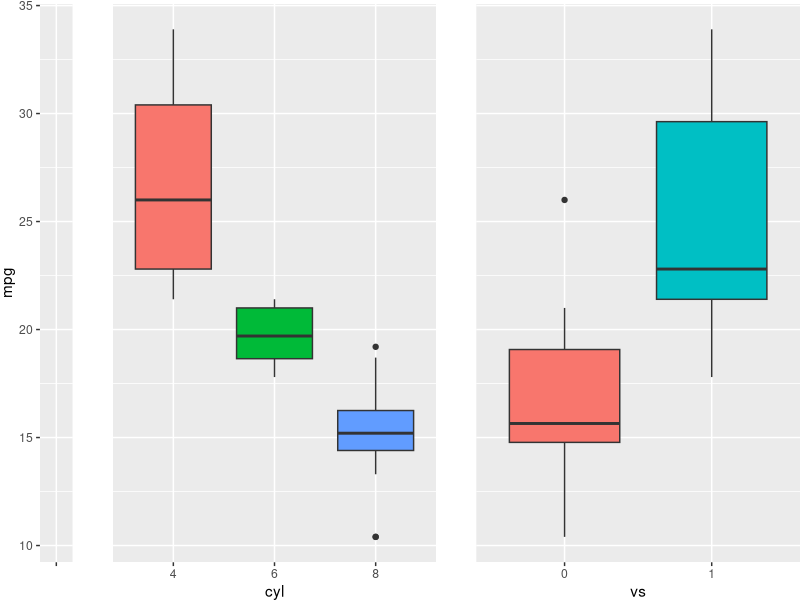

This chart was generated by the following R code:
library(ggplot2)
library(cowplot)
library(dplyr)

# make a dataset:
DF <- mtcars
DF$cyl <- as.factor(DF$cyl)
DF$vs <- as.factor(DF$vs)
DF$am <- as.factor(DF$am)
DF$gear <- as.factor(DF$gear)
DF$carb <- as.factor(DF$carb)
#str(DF)

# fisrt boxplot
p1 <- DF %>% ggplot() + theme_grey() + aes(x=cyl, y=mpg, fill=cyl) +
  geom_boxplot() +
  theme(legend.position = "none",
        axis.title.y = element_blank(),
        axis.text.y = element_blank(),
        axis.ticks.y = element_blank()) +
  theme(plot.margin = margin(t=0.1, r=0, b=0, l=0, unit="cm"))

# second boxplot
p2 <- DF %>% ggplot() + theme_grey() + aes(x=vs, y=mpg, fill=vs) +
  geom_boxplot() +
  theme(legend.position = "none",
        axis.title.y = element_blank(),
        axis.text.y = element_blank(),
        axis.ticks.y = element_blank()) +
  theme(plot.margin = margin(t=0.1, r=0, b=0, l=0, unit="cm"))

# empty boxplot used only for the y axis
y_axis <- DF %>% ggplot() + theme_grey() + aes(x=mpg, y=mpg) +
  geom_point() +
  theme(axis.title.y = element_text(),
        axis.text.y = element_text(),
        axis.title.x = element_text(),
        axis.text.x = element_text()) +
  theme(plot.margin = margin(t=0.1, r=0, b=0, l=0, unit="cm"))+
  scale_x_continuous(limits = c(0, 0), breaks=c(0), labels = c(""), name="")

# join all charts toghether
p_all <- plot_grid(y_axis, p1, p2,
                   align="v", axis="l", 
                   nrow=1, rel_widths = c(0.2, 1, 1))

ggdraw(p_all)
